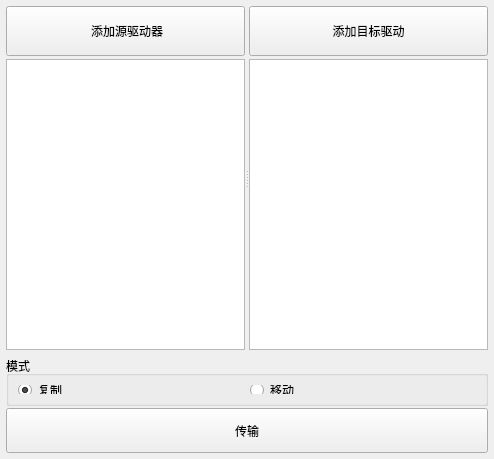
<?xml version="1.0" encoding="UTF-8"?>
<ui version="4.0">
 <class>Form</class>
 <widget class="QWidget" name="Form">
  <property name="geometry">
   <rect>
    <x>0</x>
    <y>0</y>
    <width>494</width>
    <height>459</height>
   </rect>
  </property>
  <property name="windowTitle">
   <string>表单</string>
  </property>
  <layout class="QGridLayout" name="gridLayout_2">
   <property name="leftMargin">
    <number>6</number>
   </property>
   <property name="topMargin">
    <number>6</number>
   </property>
   <property name="rightMargin">
    <number>6</number>
   </property>
   <property name="bottomMargin">
    <number>6</number>
   </property>
   <property name="spacing">
    <number>6</number>
   </property>
   <item row="1" column="0">
    <layout class="QVBoxLayout" name="verticalLayout">
     <property name="spacing">
      <number>2</number>
     </property>
     <item>
      <widget class="QGroupBox" name="groupBox">
       <property name="sizePolicy">
        <sizepolicy hsizetype="Preferred" vsizetype="Minimum">
         <horstretch>0</horstretch>
         <verstretch>0</verstretch>
        </sizepolicy>
       </property>
       <property name="maximumSize">
        <size>
         <width>16777215</width>
         <height>50</height>
        </size>
       </property>
       <property name="title">
        <string>模式</string>
       </property>
       <layout class="QGridLayout" name="gridLayout">
        <item row="0" column="0">
         <widget class="QRadioButton" name="copy_radioButton">
          <property name="text">
           <string>复制</string>
          </property>
          <property name="checked">
           <bool>true</bool>
          </property>
         </widget>
        </item>
        <item row="0" column="1">
         <widget class="QRadioButton" name="move_radioButton">
          <property name="text">
           <string>移动</string>
          </property>
         </widget>
        </item>
       </layout>
      </widget>
     </item>
     <item>
      <widget class="QPushButton" name="transfer_pushButton">
       <property name="minimumSize">
        <size>
         <width>0</width>
         <height>45</height>
        </size>
       </property>
       <property name="text">
        <string>传输</string>
       </property>
      </widget>
     </item>
    </layout>
   </item>
   <item row="0" column="0">
    <widget class="QSplitter" name="splitter">
     <property name="sizePolicy">
      <sizepolicy hsizetype="Expanding" vsizetype="Expanding">
       <horstretch>0</horstretch>
       <verstretch>0</verstretch>
      </sizepolicy>
     </property>
     <property name="orientation">
      <enum>Qt::Horizontal</enum>
     </property>
     <widget class="QWidget" name="layoutWidget">
      <layout class="QVBoxLayout" name="verticalLayout_3">
       <property name="spacing">
        <number>3</number>
       </property>
       <item>
        <widget class="QPushButton" name="addSourceDriver_pushButton">
         <property name="minimumSize">
          <size>
           <width>0</width>
           <height>50</height>
          </size>
         </property>
         <property name="text">
          <string> 添加源驱动器</string>
         </property>
        </widget>
       </item>
       <item>
        <widget class="QTreeWidget" name="source_treeWidget">
         <property name="dragEnabled">
          <bool>false</bool>
         </property>
         <property name="dragDropMode">
          <enum>QAbstractItemView::InternalMove</enum>
         </property>
         <property name="defaultDropAction">
          <enum>Qt::MoveAction</enum>
         </property>
         <property name="selectionMode">
          <enum>QAbstractItemView::SingleSelection</enum>
         </property>
         <property name="rootIsDecorated">
          <bool>true</bool>
         </property>
         <attribute name="headerVisible">
          <bool>false</bool>
         </attribute>
         <column>
          <property name="text">
           <string notr="true">1</string>
          </property>
         </column>
        </widget>
       </item>
      </layout>
     </widget>
     <widget class="QWidget" name="layoutWidget">
      <layout class="QVBoxLayout" name="verticalLayout_2">
       <property name="spacing">
        <number>3</number>
       </property>
       <item>
        <widget class="QPushButton" name="addDestinationDriver_pushButton">
         <property name="minimumSize">
          <size>
           <width>0</width>
           <height>50</height>
          </size>
         </property>
         <property name="text">
          <string>添加目标驱动</string>
         </property>
        </widget>
       </item>
       <item>
        <widget class="QTreeWidget" name="destination_treeWidget">
         <property name="dragDropMode">
          <enum>QAbstractItemView::DragDrop</enum>
         </property>
         <property name="defaultDropAction">
          <enum>Qt::IgnoreAction</enum>
         </property>
         <property name="selectionMode">
          <enum>QAbstractItemView::SingleSelection</enum>
         </property>
         <attribute name="headerVisible">
          <bool>false</bool>
         </attribute>
         <column>
          <property name="text">
           <string notr="true">1</string>
          </property>
         </column>
        </widget>
       </item>
      </layout>
     </widget>
    </widget>
   </item>
  </layout>
 </widget>
 <resources/>
 <connections/>
</ui>
